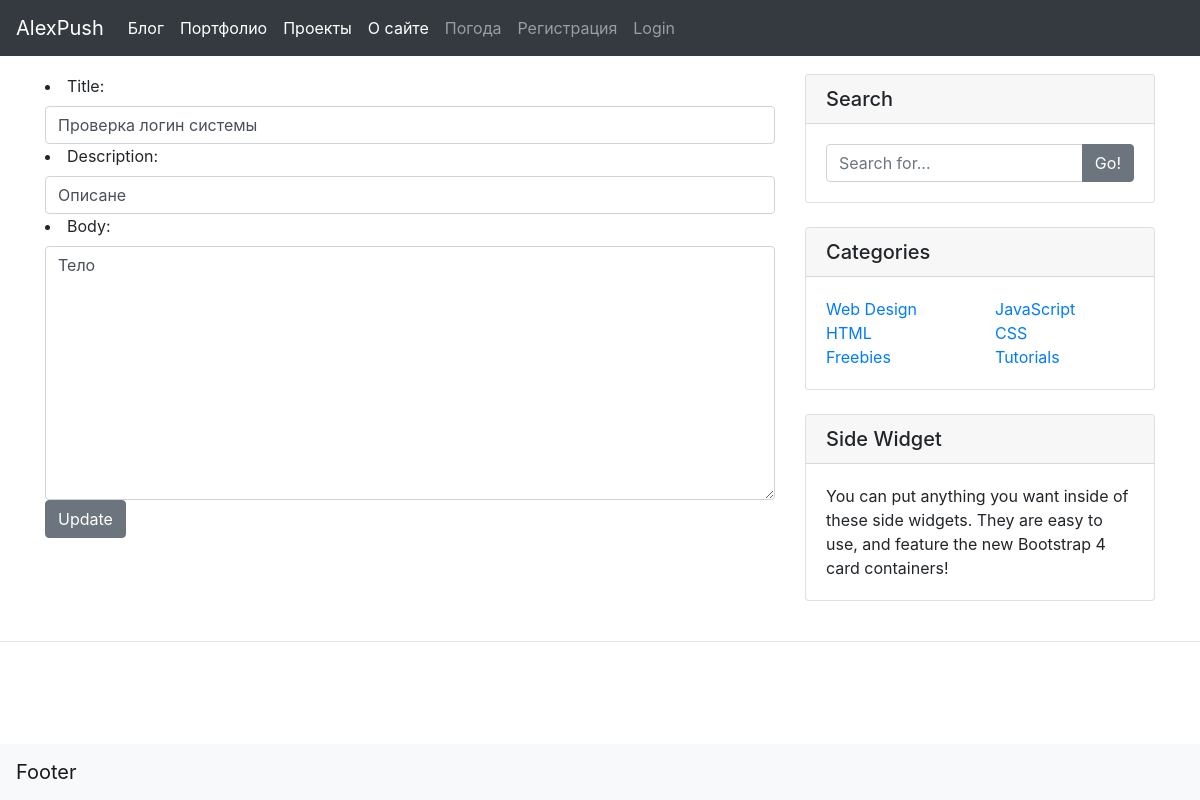
The page /blog/article/edit/5 on the database its author committed.
### blog/models.py (models this page shows, shortened)
class Post(models.Model):
    title = models.CharField(max_length=255)
    author = models.ForeignKey(User, on_delete=models.CASCADE)
    description = models.TextField(max_length=500,null=True, blank=True)
    body = models.TextField(null=True, blank=True)
    date_created = models.DateTimeField(auto_now_add=True, null=True)
    category = models.CharField(max_length=255, default='coding')

### blog/views.py (the view)
# urls.py: path('article/edit/<int:pk>', UpdatePost.as_view(), name='update-article'),
class UpdatePost(UpdateView):
    model = Post
    form_class = EditForm
    template_name = 'blog/update_post.html'

### blog/forms.py
class EditForm(forms.ModelForm):
    class Meta:
        model = Post
        fields = ('title','description','body',)
        widgets ={
            'title': forms.TextInput(attrs={'class':'form-control'}),
            'description': forms.TextInput(attrs={'class':'form-control'}),
            'body': forms.Textarea(attrs={'class':'form-control'}),
            }

### blog/templates/blog/update_post.html (shortened to what this page needs)
{% extends 'home_pages/main.html' %}
{% block content %}
  <div class="container">
    <div class="row">
      <div class="col-lg-8">
          <br>
          <form method="POST">
              {{form.as_ul}}
              <button class="btn btn-secondary">Update</button>
          </form>
      </div>
      <div class="col-md-4">
        <div class="card my-4">
          <h5 class="card-header">Search</h5>
          <div class="card-body">
            <div class="input-group">
              <input type="text" class="form-control" placeholder="Search for...">
              <span class="input-group-append">
                <button class="btn btn-secondary" type="button">Go!</button>
              </span>
            </div>
          </div>
        </div>
        <div class="card my-4">
          <h5 class="card-header">Categories</h5>
          <div class="card-body">
            <div class="row">
              <div class="col-lg-6">
                <ul class="list-unstyled mb-0">
                  <li>
                    <a href="#">Web Design</a>
                  </li>
                  <li>
                    <a href="#">HTML</a>
                  </li>
                  <li>
                    <a href="#">Freebies</a>
                  </li>
                </ul>
              </div>
              <div class="col-lg-6">
                <ul class="list-unstyled mb-0">
                  <li>
                    <a href="#">JavaScript</a>
                  </li>
                  <li>
                    <a href="#">CSS</a>
                  </li>
                  <li>
                    <a href="#">Tutorials</a>
                  </li>
                </ul>
              </div>
            </div>
          </div>
        </div>
        <div class="card my-4">
          <h5 class="card-header">Side Widget</h5>
          <div class="card-body">
            You can put anything you want inside of these side widgets. They are easy to use, and feature the new Bootstrap 4 card containers!
          </div>
        </div>
      </div>
    </div>
  </div>
{% endblock %}

### rows shown on the page
Post: title "Проверка логин системы", description "Описане", body "Тело"
